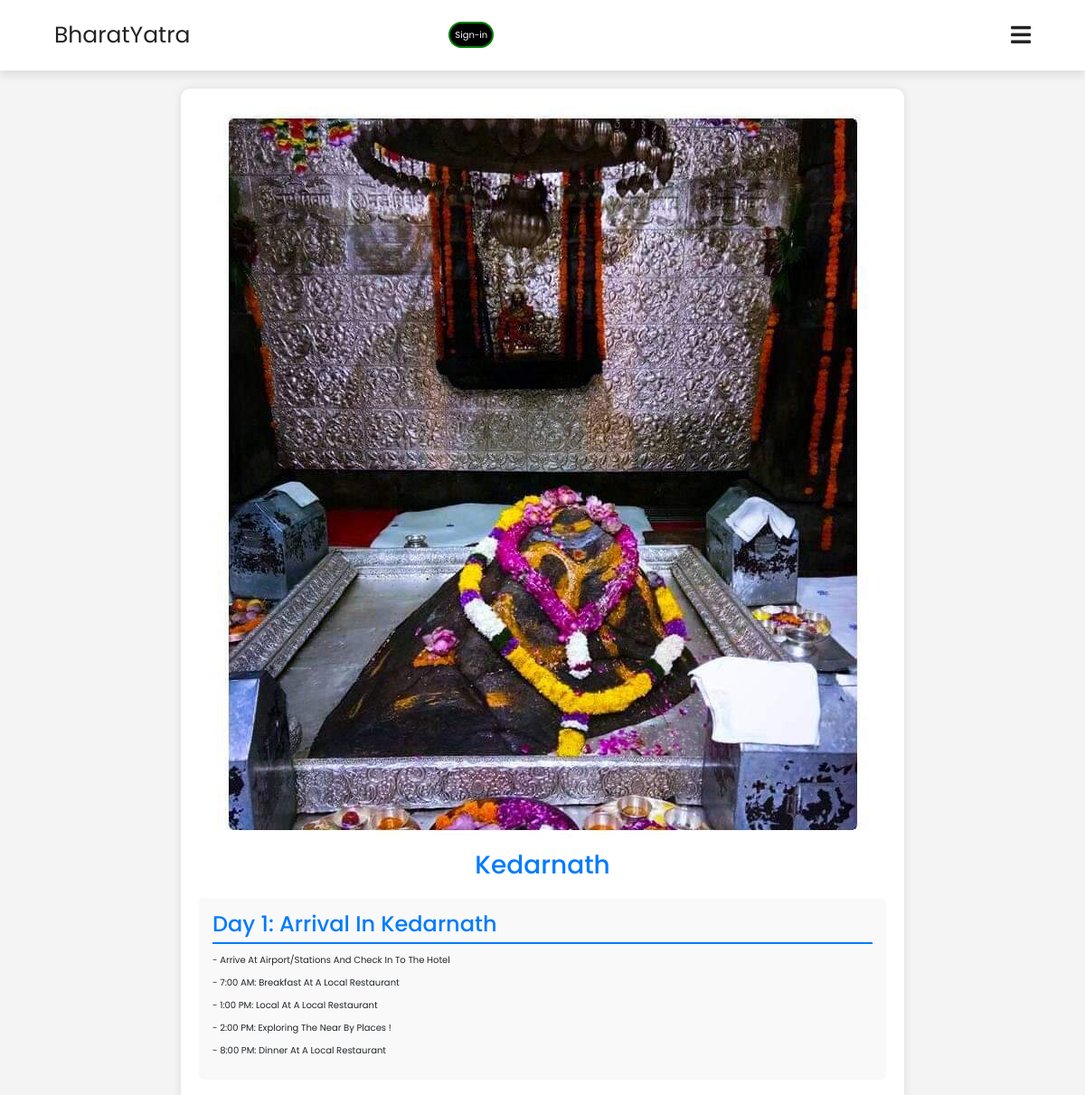
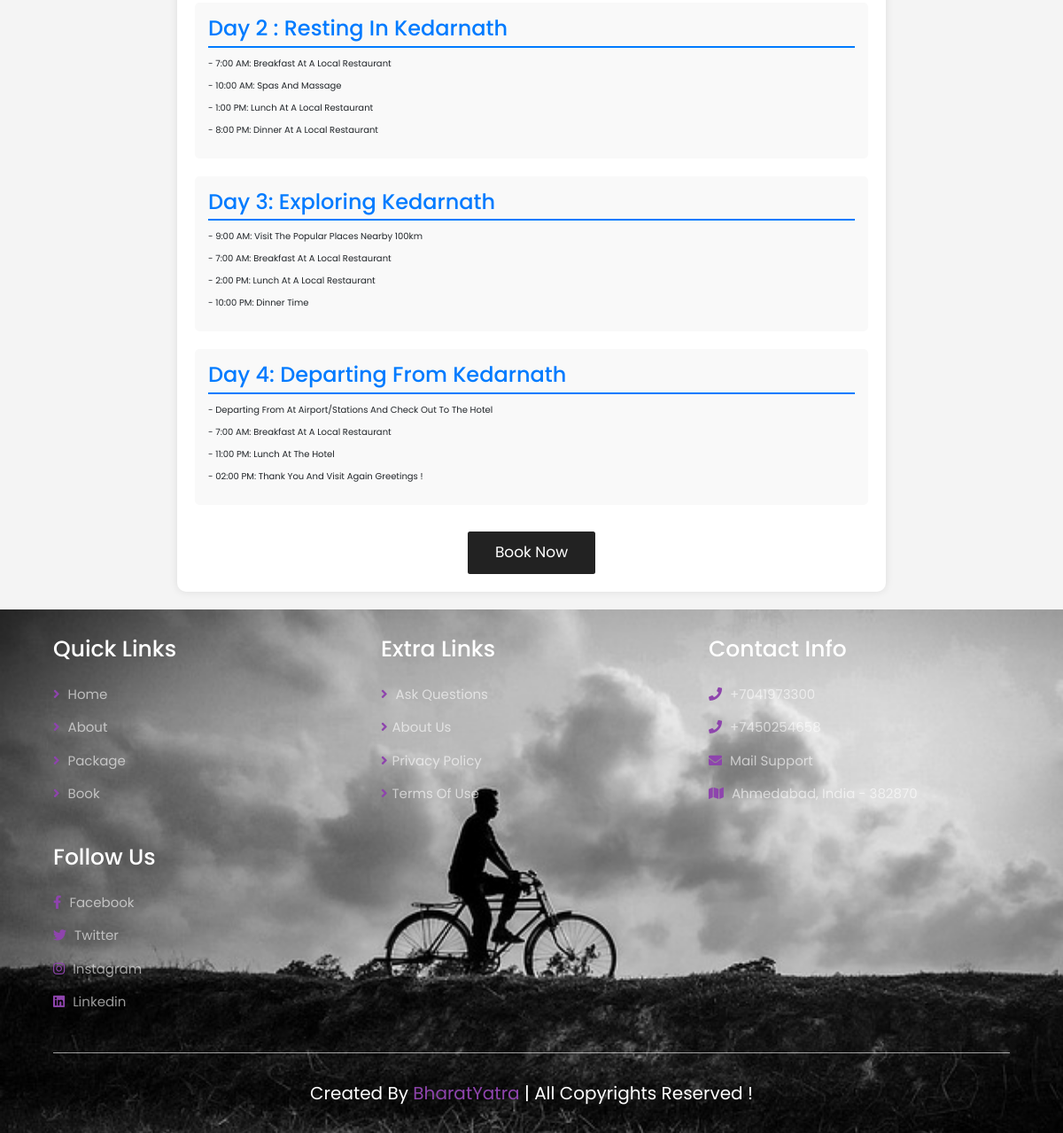
/s1/51edhbga41, run on the app's committed database (2 pictures, top to bottom).
### core/models.py (models this page shows, shortened)
class Package(models.Model):
    pid = ShortUUIDField(unique=True, length=10, max_length=20, alphabet="abcdefgh12345")
    user = models.ForeignKey(User, on_delete=models.SET_NULL, null=True)
    category = models.ForeignKey(Category, on_delete=models.SET_NULL, null=True, related_name="category")
    title = models.CharField(max_length=100, default="Kedarnath")
    image = models.ImageField(upload_to=user_directory_path, default="package.jpg")
    description = RichTextUploadingField(null=True, blank=True, default="This is a Package.")
    price = models.DecimalField(max_digits=99999, decimal_places=2, default=5000)
    old_price = models.DecimalField(max_digits=99999, decimal_places=2, default=10000)
    specifications = RichTextUploadingField(null=True, blank=True)
    package_left_count = models.CharField(max_length=100, default="10", null=True, blank=True)
    package_life_date = models.CharField(max_length=100, default="100 Days", null=True, blank=True)
    published_date = models.DateTimeField(auto_now_add=False, null=True, blank=True)
    package_date_from = models.DateTimeField(auto_now_add=False, null=True, blank=True)
    package_date_to = models.DateTimeField(auto_now_add=False, null=True, blank=True)
    tags = TaggableManager(blank=True)
    package_status = models.CharField(choices=STATUS, max_length=10, default="in_review")
    status = models.BooleanField(default=True)
    in_stock = models.BooleanField(default=True)
    featured = models.BooleanField(default=False)
    digital = models.BooleanField(default=False)
    sku = ShortUUIDField(unique=True, length=4, max_length=10, prefix="sku", alphabet="1234567890")
    date = models.DateTimeField(auto_now_add=True)
    updated = models.DateTimeField(null=True, blank=True)
    razorpay_order_id = models.CharField(max_length=100, null=True, blank=True)
    razorpay_payment_id = models.CharField(max_length=100, null=True, blank=True)
    razorpay_payment_signature = models.CharField(max_length=100, null=True, blank=True)
    class Meta:
        verbose_name_plural = "Packages"

### core/views.py (the view)
# urls.py: path('s1/<pid>', views.s1, name='s1'),
def s1(request, pid):
    package = Package.objects.get(pid = pid)
    packages = Package.objects.filter(category=package.category).exclude(pid = pid)
    context = {
        "p":package,
        "packages":packages,
    }
    return render(request, "core/s1.html", context)

### templates/core/s1.html (shortened to what this page needs)
{% extends 'base.html' %} {% block content %}
<!DOCTYPE html>
<html lang="en">
  <head>
  </head>
  <body>
    <div class="container">
      <div class="pack-desc">
        <img
          {% comment %} src="https://encrypted-tbn0.gstatic.com/images?q=tbn:ANd9GcR0uqJSNg24VMInXt5_Ki3deyAl6LJ5fxsLg7V7urzN1w&s" {% endcomment %}
          src="{{ p.image.url }}"
          alt="Package Image"
        />
        <h2 class="pack-title">{{p.title}}</h2>
      </div>
      <div class="schedule-container">
        <div class="schedule-day">
          <h2>Day 1: Arrival in {{p.title}}</h2>
          <p class="">
            - Arrive at airport/stations and check in to the hotel
          </p>
          <p class="">- 7:00 AM: Breakfast at a local restaurant</p>
          <p class="">- 1:00 PM: Local at a local restaurant</p>
          <p class="">- 2:00 PM: Exploring the near by places !</p>
          <p class="">- 8:00 PM: Dinner at a local restaurant</p>
        </div>
        <div class="schedule-day">
          <h2>Day 2 : Resting in {{p.title}}</h2>
          <p class="">- 7:00 AM: Breakfast at a local restaurant</p>
          <p class="">- 10:00 AM: Spas and massage </p>
          <p class="">- 1:00 PM: Lunch at a local restaurant</p>
          <p class="">- 8:00 PM: Dinner at a local restaurant</p>
        </div>
        <div class="schedule-day">
          <h2>Day 3: Exploring {{p.title}}</h2>
          <p class="">
            - 9:00 AM: Visit the Popular places nearby 100km
          </p>
          <p class="">- 7:00 AM: Breakfast at a local restaurant</p>
          <p class="">- 2:00 PM: Lunch at a local restaurant</p>
          <p class="">- 10:00 PM: Dinner Time </p>
        </div>
        <div class="schedule-day">
          <h2>Day 4: Departing from {{p.title}}</h2>
          <p class="">
            - Departing from at airport/stations and check out to the hotel
          </p>
          <p class="">- 7:00 AM: Breakfast at a local restaurant</p>
          <p class="">- 11:00 PM: Lunch at the Hotel</p>
          <p class="">- 02:00 PM: Thank you and visit again Greetings !</p>
        </div>
          <center>
            <a class="btn" href="{% url 'core:book' p.pid %}">Book Now</a>
          </center>
      </div>
    </div>
  </body>
</html>
{% endblock %}

### static/css/style.css (style rules this page uses)
:root { --main-color:#8e44ad; --black: #222; --white: #fff; --light-black: #777; --light-white: #fff9; --dark-bg: rgba(0, 0, 0, .7); --light-bg: #eee; --border: .1rem solid var(--black); --box-shadow: 0 .5rem 1rem rgba(0, 0, 0, .1); --text-shadow: 0 1.5rem 3rem rgba(0, 0, 0, .3); }
* { font-family: 'Poppins', sans-serif; margin: 0; padding: 0; box-sizing: border-box; outline: none; border: none; text-decoration: none; text-transform: capitalize; }
html { font-size: 62.5%; overflow-x: hidden; }
.btn { display: inline-block; background: var(--black); margin-top: 1rem; color: var(--white); font-size: 1.7rem; padding: 1rem 3rem; cursor: pointer; }

### templates/core/s1.html (style rules this page uses)
body { font-family: Arial, sans-serif; margin: 0; padding: 0; background-color: #f4f4f4; }
.container { max-width: 800px; margin: 20px auto; padding: 20px; background-color: #fff; border-radius: 10px; box-shadow: 0 0 10px rgba(0, 0, 0, 0.1); }
.pack-desc { text-align: center; margin-bottom: 20px; }
.pack-desc img { border-radius: 10px; max-width: 100%; height: auto; }
.pack-title { color: #007bff; font-size: 28px; margin-top: 10px; }
.schedule-container { margin-top: 20px; }
.schedule-day { background-color: #f9f9f9; border-radius: 5px; padding: 15px; margin-bottom: 20px; }
.schedule-day h2 { color: #007bff; font-size: 24px; margin-top: 0; margin-bottom: 10px; border-bottom: 2px solid #007bff; padding-bottom: 5px; }

### data on the page
Package: image (picture), title "Kedarnath"
